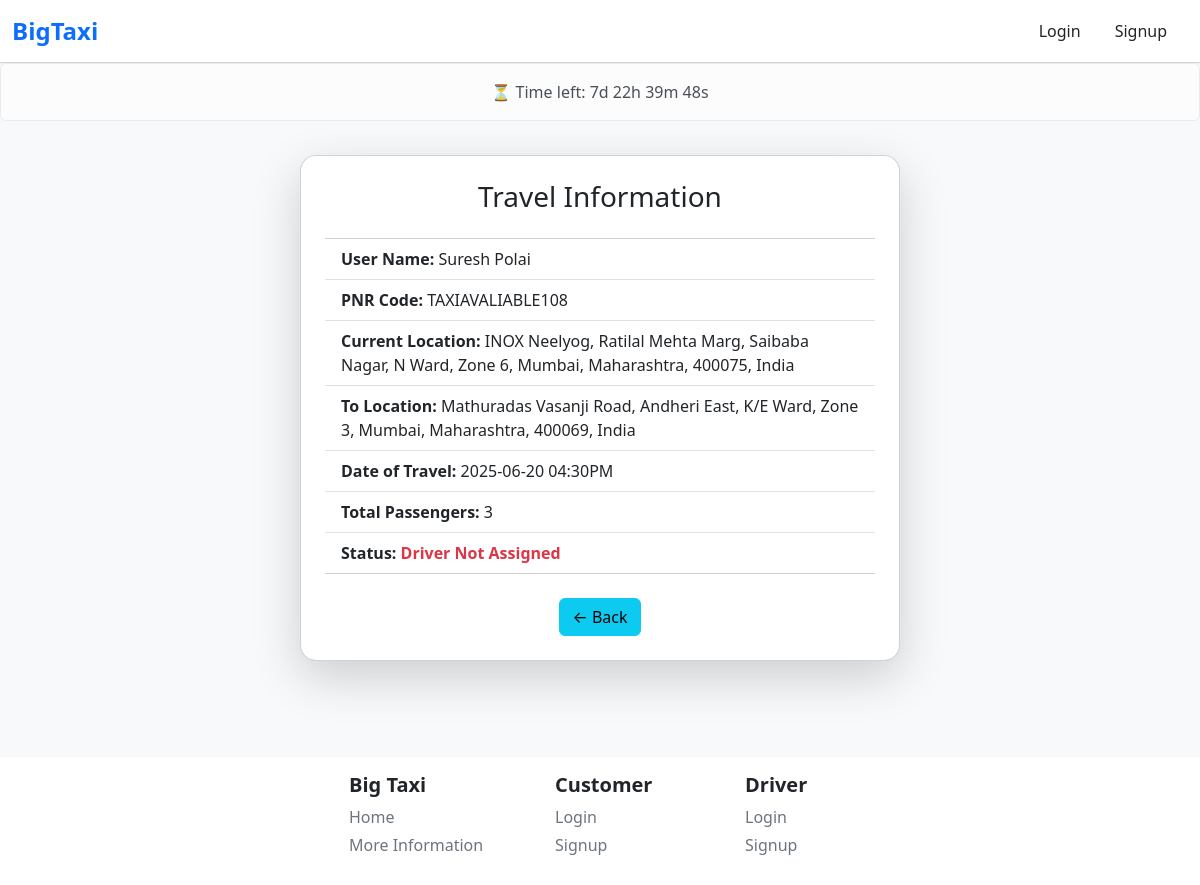
The app's page /home/pin-status/TAXIAVALIABLE108/, older data.
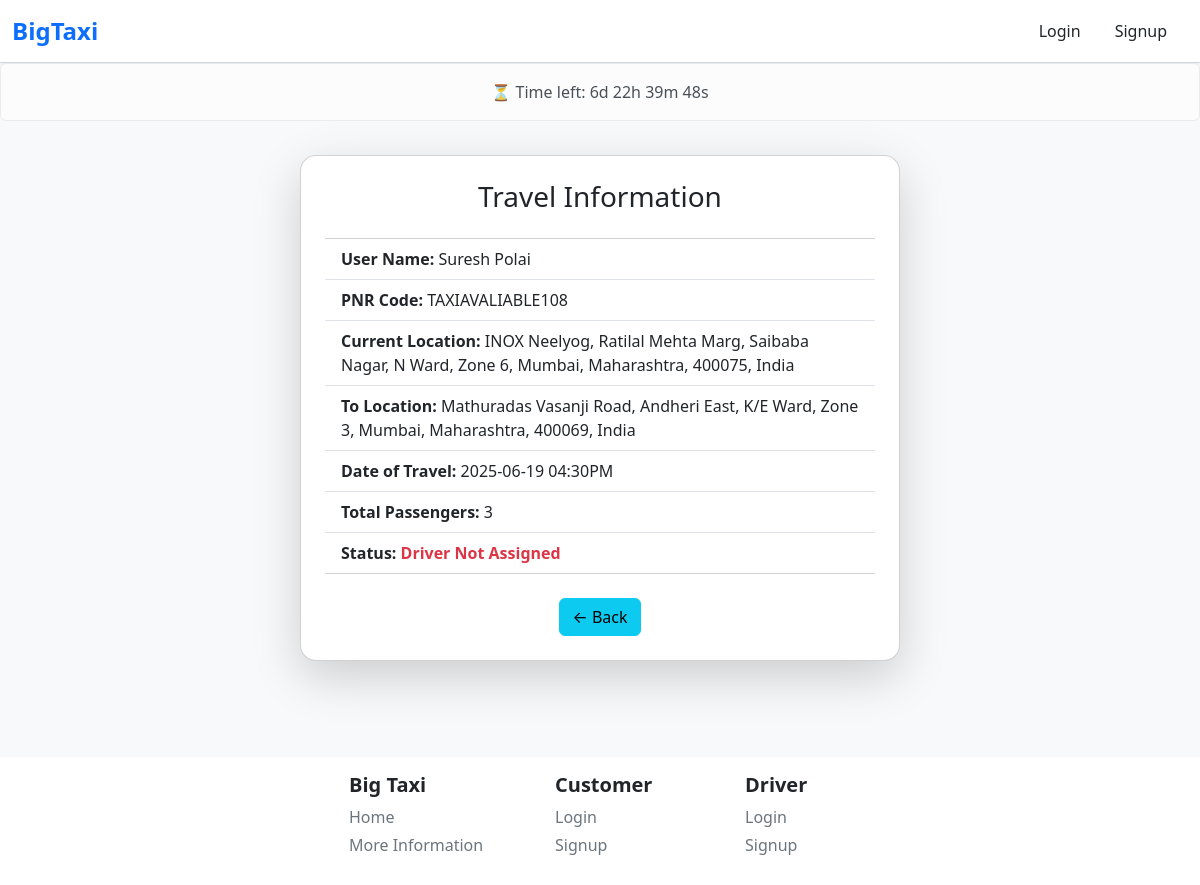
The same page, newer data.
### taxi_app/models.py (models this page shows, shortened)
class PinTaxiAvailable(models.Model):
    run = [('not', 'not'),('yes', 'yes')]
    taxiAvaId = models.CharField(max_length=50)
    taxiCity = models.CharField(max_length=500)
    customerId = models.ForeignKey(usersDataModel, on_delete=models.CASCADE)
    currentLocation = models.CharField(max_length=2000)
    toLocation = models.CharField(max_length=2000, default='No Area Found!')
    taxiPassenger = models.IntegerField(default=1)
    pincode = models.CharField(max_length=20, default=' ')
    couponCodeWas = models.CharField(max_length=100, default='Customer Not Have Coupon')
    taxiDate = models.DateField(auto_now_add=True)
    taxiTime = models.TimeField(auto_now_add=True)
    taxiDateAndTimeByUser = models.CharField(max_length=100, default='none')
    priceOfTravel = models.IntegerField(default=0)
    driverCode = models.CharField(max_length=100, default='DRIVERCODE')
    runningStatus = models.CharField(max_length=100, choices=run, default='not')

### taxi_app/views.py (the view)
# urls.py: path('pin-status/<IdCodeNeed>/', views.checkStatusOfPinFunctionBaseView, name='pinStatus'),
def checkStatusOfPinFunctionBaseView(request, IdCodeNeed):
    IdCodeNeed = IdCodeNeed.upper(); showMoreDetailsInTemplete = False; price = ''
    try:
        PTA_LstOfObject = PinTaxiAvailable.objects.get(taxiAvaId = IdCodeNeed)
        RDPTObject = ReportDriverInPinTaxi.objects.filter(pinBarCode = PTA_LstOfObject)
    except Exception as e:
        if str(e) == 'PinTaxiAvailable matching query does not exist.':
            messages.info(request, f"Need a Proper Id, This id is does'nt exist {IdCodeNeed}.")
            return redirect('taxi_app:pinTaxi')
        else:
            messages.info(request, "Can't reach this page for not try again after sometime.")
            return redirect('taxi_app:pinTaxi')
    if not RDPTObject:
        if PTA_LstOfObject.driverCode != 'DRIVERCODE':  driverData = usersDataModel.objects.get(UserCode = PTA_LstOfObject.driverCode).UProfileName; showMoreDetailsInTemplete = True; price = PTA_LstOfObject.priceOfTravel
        else: driverData = 'Driver Not Assigned'
    else:
        messages.info(request, f"Can't show status for this ID {IdCodeNeed}, Detail in reported for now.")
        return redirect('taxi_app:pinTaxi')
    taxi_str = PTA_LstOfObject.taxiDateAndTimeByUser  # e.g., "2025-06-19 04:30PM"
    trip_dt = datetime.strptime(taxi_str, "%Y-%m-%d %I:%M%p")
    trip_timestamp = trip_dt.isoformat()
    context = { 'trip_timestamp': trip_timestamp, 'userName' : PTA_LstOfObject.customerId.UProfileName, 'statusCode' : PTA_LstOfObject.taxiAvaId, 'stLocation' : PTA_LstOfObject.currentLocation, 'lsLoction' : PTA_LstOfObject.toLocation, 'passenger' : PTA_LstOfObject.taxiPassenger, 'ShowMore' : showMoreDetailsInTemplete, 'DriverName' : driverData, 'price' : price, 'forntendDate' : PTA_LstOfObject.taxiDateAndTimeByUser }
    return render(request, 'main/checkStatus.html', context)

### templates/main/checkStatus.html (shortened to what this page needs)
{% extends 'base.html' %}
{% block body %}
<!DOCTYPE html>
<html lang="en">
<head>
  <link href="https://cdn.jsdelivr.net/npm/bootstrap@5.3.2/dist/css/bootstrap.min.css" rel="stylesheet">
</head>
<body class="bg-light">
  <div id="countdown-display" class="alert alert-light text-center" role="alert">
  </div>
  <div class="container py-5" style="margin-top: -30px !important;">
    <div class="card shadow-lg rounded-4 p-4 mx-auto" style="max-width: 600px;">
      <h3 class="text-center mb-4">Travel Information</h3>
      <ul class="list-group list-group-flush">
        <li class="list-group-item"><strong>User Name:</strong> {{ userName }}</li>
        <li class="list-group-item"><strong>PNR Code:</strong> {{ statusCode }}</li>
        <li class="list-group-item"><strong>Current Location:</strong> {{ stLocation }}</li>
        <li class="list-group-item"><strong>To Location:</strong> {{ lsLoction }}</li>
        <li class="list-group-item"><strong>Date of Travel:</strong> {{ forntendDate }}</li>
        <li class="list-group-item"><strong>Total Passengers:</strong> {{ passenger }}</li>
        {% if ShowMore %}
            <li class="list-group-item"><strong>Status:<span class="text-success"> {{ DriverName }}</span></strong></li>
            <li class="list-group-item"><strong>Price:<span class="text-success"> {{ price }}rs</span></strong></li>
        {% else %}
            <li class="list-group-item"><strong>Status:<span class="text-danger"> {{ DriverName }}</span></strong></li>
        {% endif %}
      </ul>
      <div class="text-center mt-4">
        <a href="{% url 'taxi_app:pinTaxi' %}" class="btn btn-info">← Back</a>
      </div>
    </div>
  </div>
</body>
</html>
{% endblock %}

Row changes from the older to the newer data that the page shows:
changed PinTaxiAvailable "TAXIAVALIABLE108": taxiDateAndTimeByUser "2025-06-20 04:30PM" → "2025-06-19 04:30PM"
Text that changed along with them:
text written by a page script: "⏳ Time left: 7d 22h 39m 48s" → "⏳ Time left: 6d 22h 39m 48s"
